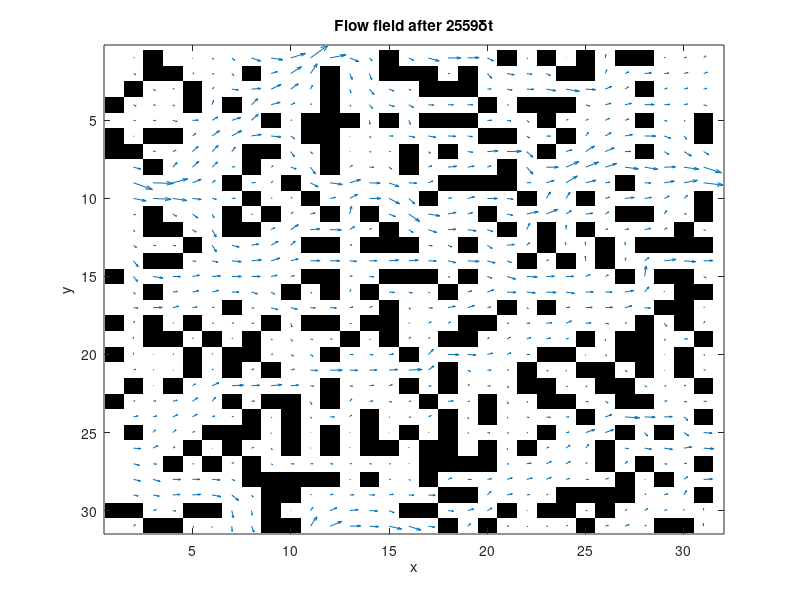

This figure's MATLAB source:
clear all
close all
clc


% 2D Lattice Boltzmann (BGK) model of a fluid.
%  c4  c3   c2  D2Q9 model. At each timestep, particle densities propagate
%    \  |  /    outwards in the directions indicated in the figure. An
%  c5 -c9 - c1  equivalent 'equilibrium' density is found, and the densities
%    /  |  \    relax towards that state, in a proportion governed by omega.
%  c6  c7   c8      Iain Haslam, March 2006.
omega=1.0; density=1.0; t1=4/9; t2=1/9; t3=1/36; c_squ=1/3; nx=31; ny=31;
F=repmat(density/9,[nx ny 9]); FEQ=F; msize=nx*ny; CI=[0:msize:msize*7];
%a=repmat(-15:15,[31,1]);BOUND=(a.^2+a'.^2)<16;BOUND(1:nx,[1 ny])=1;
%BOUND=zeros(nx,ny);BOUND(1:nx,1)=1;%open channel
BOUND=rand(nx,ny)>0.7; %extremely porous random domain
ON=find(BOUND); %matrix offset of each Occupied Node
TO_REFLECT=[ON+CI(1) ON+CI(2) ON+CI(3) ON+CI(4) ...
            ON+CI(5) ON+CI(6) ON+CI(7) ON+CI(8)];
REFLECTED= [ON+CI(5) ON+CI(6) ON+CI(7) ON+CI(8) ...
            ON+CI(1) ON+CI(2) ON+CI(3) ON+CI(4)];
avu=1; prevavu=1; ts=0; deltaU=1e-7; numactivenodes=sum(sum(1-BOUND));
while (ts<4000 & 1e-10<abs((prevavu-avu)/avu)) | ts<100
    % Propagate
    F(:,:,4)=F([2:nx 1],[ny 1:ny-1],4);F(:,:,3)=F(:,[ny 1:ny-1],3);
    F(:,:,2)=F([nx 1:nx-1],[ny 1:ny-1],2);F(:,:,5)=F([2:nx 1],:,5);
    F(:,:,1)=F([nx 1:nx-1],:,1);F(:,:,6)=F([2:nx 1],[2:ny 1],6);
    F(:,:,7)=F(:,[2:ny 1],7); F(:,:,8)=F([nx 1:nx-1],[2:ny 1],8);
    BOUNCEDBACK=F(TO_REFLECT); %Densities bouncing back at next timestep
    DENSITY=sum(F,3);
    UX=(sum(F(:,:,[1 2 8]),3)-sum(F(:,:,[4 5 6]),3))./DENSITY;
    UY=(sum(F(:,:,[2 3 4]),3)-sum(F(:,:,[6 7 8]),3))./DENSITY;
    UX(1,1:ny)=UX(1,1:ny)+deltaU; %Increase inlet pressure
    UX(ON)=0; UY(ON)=0; DENSITY(ON)=0;
    U_SQU=UX.^2+UY.^2; U_C2=UX+UY; U_C4=-UX+UY; U_C6=-U_C2; U_C8=-U_C4;
    % Calculate equilibrium distribution: stationary
    FEQ(:,:,9)=t1*DENSITY.*(1-U_SQU/(2*c_squ));
    % nearest-neighbours
    FEQ(:,:,1)=t2*DENSITY.*(1+UX/c_squ+0.5*(UX/c_squ).^2-U_SQU/(2*c_squ));
    FEQ(:,:,3)=t2*DENSITY.*(1+UY/c_squ+0.5*(UY/c_squ).^2-U_SQU/(2*c_squ));
    FEQ(:,:,5)=t2*DENSITY.*(1-UX/c_squ+0.5*(UX/c_squ).^2-U_SQU/(2*c_squ));
    FEQ(:,:,7)=t2*DENSITY.*(1-UY/c_squ+0.5*(UY/c_squ).^2-U_SQU/(2*c_squ));
    % next-nearest neighbours
    FEQ(:,:,2)=t3*DENSITY.*(1+U_C2/c_squ+0.5*(U_C2/c_squ).^2-U_SQU/(2*c_squ));
    FEQ(:,:,4)=t3*DENSITY.*(1+U_C4/c_squ+0.5*(U_C4/c_squ).^2-U_SQU/(2*c_squ));
    FEQ(:,:,6)=t3*DENSITY.*(1+U_C6/c_squ+0.5*(U_C6/c_squ).^2-U_SQU/(2*c_squ));
    FEQ(:,:,8)=t3*DENSITY.*(1+U_C8/c_squ+0.5*(U_C8/c_squ).^2-U_SQU/(2*c_squ));
    F=omega*FEQ+(1-omega)*F;
    F(REFLECTED)=BOUNCEDBACK;
    prevavu=avu;avu=sum(sum(UX))/numactivenodes; ts=ts+1;
end
figure;colormap(gray(2));image(2-BOUND');hold on;
quiver(2:nx,1:ny,UX(2:nx,:)',UY(2:nx,:)');
title(['Flow field after ',num2str(ts),'\deltat']);xlabel('x');ylabel('y');
%Flow through random grid of cells